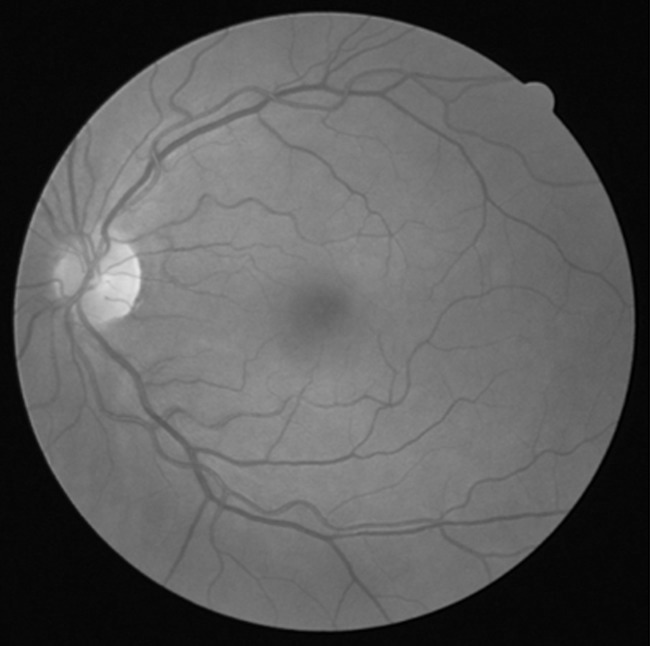
#> input picture tp4/assets/eyebw.jpg, 650 x 646 px
$ jupyter execute ex2.ipynb
#> lines starting #> are read from the running program, lines starting #| are printed output that depends on the picture
# ex2: Transformaciones

Buscamos resaltar las venas lo más posible

[cell 1]
import cv2
import numpy as np
import matplotlib.pyplot as plt

[cell 2]
def plot_image(img, title):
    plt.imshow(img)
    plt.axis('off')
    plt.title(title)
    plt.show()

[cell 3]
def plot_images(img1, title1, img2, title2):
    fig = plt.figure(figsize=(6, 7))

    fig.add_subplot(1, 2, 1)
    plt.imshow(img1)
    plt.axis('off')
    plt.title(title1)

    fig.add_subplot(1, 2, 2)
    plt.imshow(img2)
    plt.axis('off')
    plt.title(title2)

    plt.subplots_adjust(wspace=0.05, hspace=0)
    plt.show()

[cell 4]
image = cv2.imread('assets/eyebw.jpg')
#> image is the input picture: shape (646, 650, 3); min 0, max 229, mean 88.9
plot_image(image, "Original")

Vamos a aplicar distintas transformaciones vistas en clase

## Contrast Streching

[cell 5]
def contrast_stretch(image, lower_percent, upper_percent):
#> called with lower_percent = 5, upper_percent = 95
    lower_value = np.percentile(image, lower_percent)
#> lower_value = 6
    upper_value = np.percentile(image, upper_percent)
#> upper_value = 140
    value_range = upper_value - lower_value
#> value_range = 134
    stretched_image = (image - lower_value) * (255.0 / value_range)
    stretched_image[stretched_image < 0] = 0
#> stretched_image: shape (646, 650, 3) float64; min 0, max 424.4, mean 157.7
    stretched_image[stretched_image > 255] = 255
#> stretched_image: shape (646, 650, 3) float64; min 0, max 255, mean 156.4
    return stretched_image.astype(np.uint8)

[cell 6]
stretched_image = contrast_stretch(image, lower_percent=5, upper_percent=95)
plot_images(image, "Original", stretched_image, "Stretched - L 5% H 95%")
#> in plot_images, `plt.show()`:
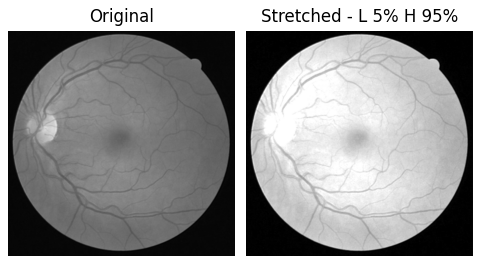
#> figure drawn by matplotlib, 2 panels

Si subimos el `lower_percent`:

[cell 7]
stretched_image = contrast_stretch(image, lower_percent=15, upper_percent=95)
#> call 2 of contrast_stretch, with lower_percent = 15, upper_percent = 95
#> in contrast_stretch (call 2), `lower_value = np.percentile(image, lower_percent)`: lower_value = 7
#> in contrast_stretch (call 2), `value_range = upper_value - lower_value`: value_range = 133
#> in contrast_stretch (call 2), `stretched_image[stretched_image < 0] = 0`: stretched_image: shape (646, 650, 3) float64; min 0, max 425.6, mean 157.1
#> in contrast_stretch (call 2), `stretched_image[stretched_image > 255] = 255`:
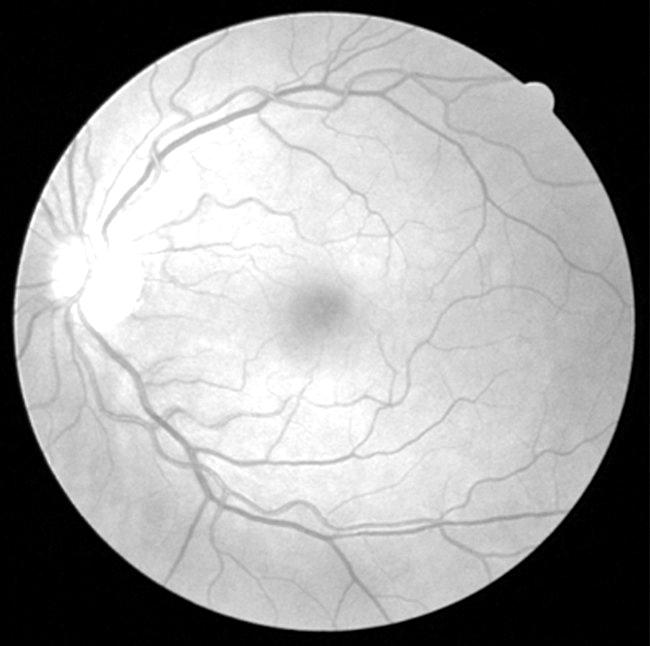
#> stretched_image: shape (646, 650, 3) float64; min 0, max 255, mean 155.8
plot_images(image, "Original", stretched_image, "Stretched - L 15% H 95%")
stretched_image2 = contrast_stretch(image, lower_percent=30, upper_percent=95)
#> call 3 of contrast_stretch, with lower_percent = 30, upper_percent = 95
#> in contrast_stretch (call 3), `lower_value = np.percentile(image, lower_percent)`: lower_value = 98
#> in contrast_stretch (call 3), `value_range = upper_value - lower_value`: value_range = 42
#> in contrast_stretch (call 3), `stretched_image[stretched_image > 255] = 255`:
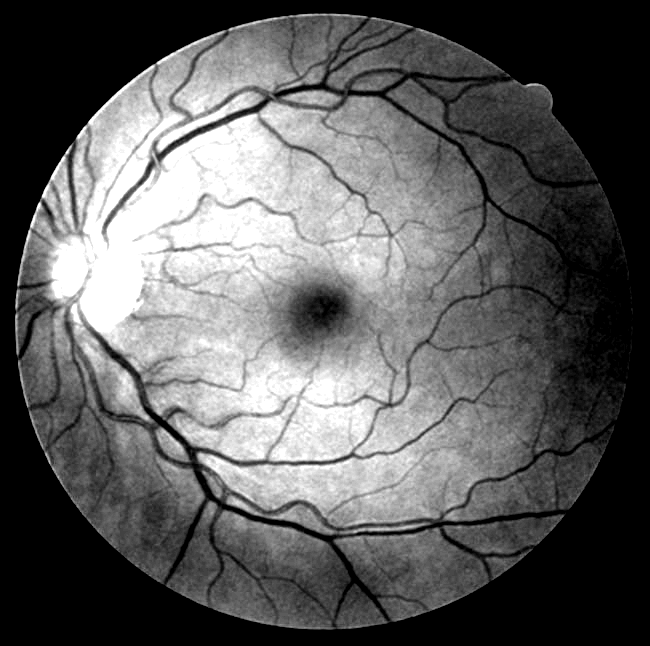
#> stretched_image: shape (646, 650, 3) float64; min 0, max 255, mean 94.1
stretched_image3 = contrast_stretch(image, lower_percent=45, upper_percent=95)
#> call 4 of contrast_stretch, with lower_percent = 45, upper_percent = 95
#> in contrast_stretch (call 4), `lower_value = np.percentile(image, lower_percent)`: lower_value = 109
#> in contrast_stretch (call 4), `value_range = upper_value - lower_value`: value_range = 31
#> in contrast_stretch (call 4), `stretched_image[stretched_image > 255] = 255`:
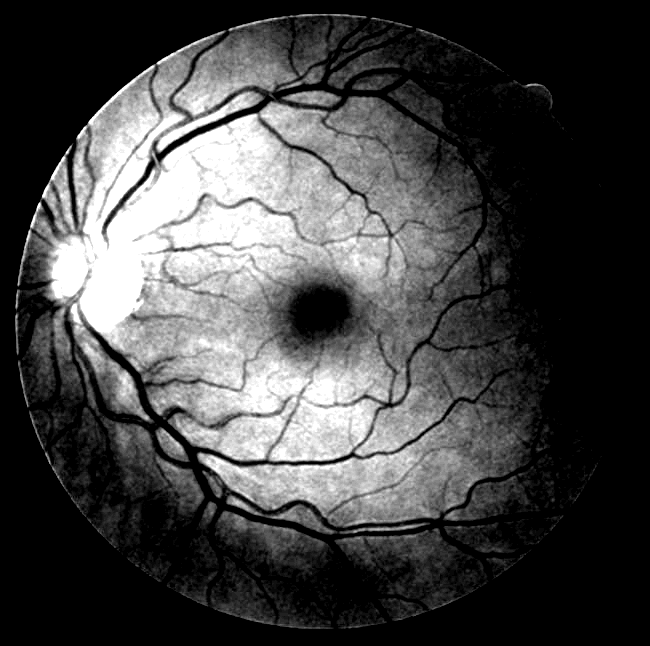
#> stretched_image: shape (646, 650, 3) float64; min 0, max 255, mean 69.3
plot_images(stretched_image2, "Stretched - L 30% H 95%", stretched_image3, "Stretched - L 45% H 95%")

Se ven mejor las diferencias con el `lower_percent` en 30%. Aplicar esta transformación implica mapear a 0 (negro) los pixeles oscuros que caigan en ese percentil, por lo que se podría estar perdiendo información (en particular en el sector derecho). Esto es más evidente si seguimos subiendo el valor, como en el caso del 45%. Si bajamos un poco nuevamente:

[cell 8]
stretched_image4 = contrast_stretch(image, lower_percent=28, upper_percent=95)
#> in contrast_stretch (call 5), `lower_value = np.percentile(image, lower_percent)`: lower_value = 64
#> in contrast_stretch (call 5), `value_range = upper_value - lower_value`: value_range = 76
#> in contrast_stretch (call 5), `stretched_image[stretched_image < 0] = 0`:
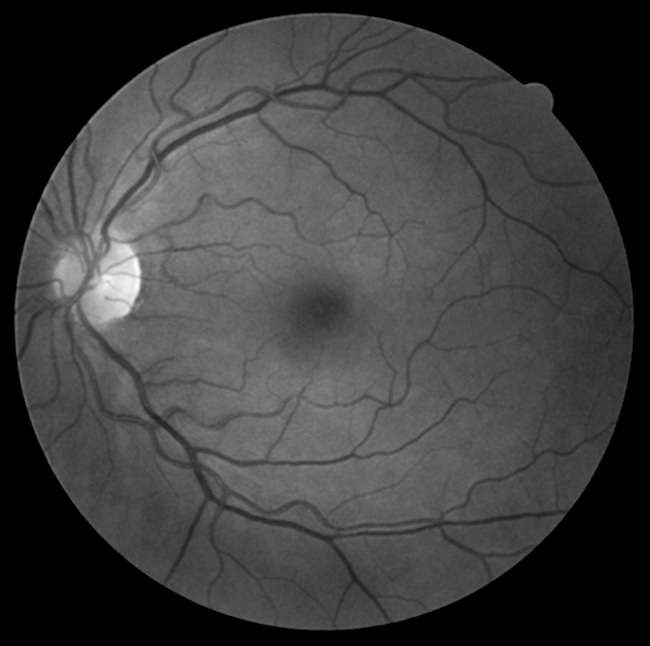
#> stretched_image: shape (646, 650, 3) float64; min 0, max 553.6, mean 136; drawn with min black and max white
stretched_image5 = contrast_stretch(image, lower_percent=29, upper_percent=95)
plot_images(stretched_image4, "Stretched - L 28% H 95%", stretched_image5, "Stretched - L 29% H 95%")

Podemos concluir que el mejor resultado se daría eliminando a los pixeles dentro del 28% más oscuro.

## Negativo

[cell 9]
def apply_negative(image):
    negative_image = 255 - image
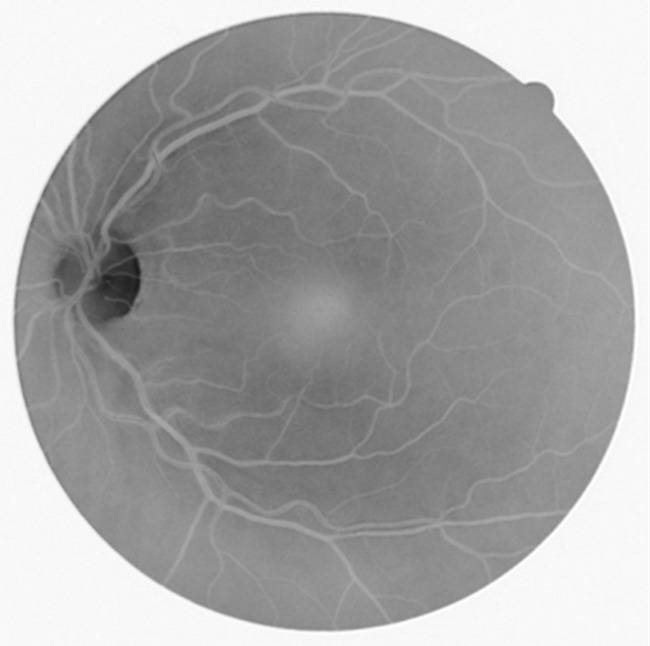
#> negative_image: shape (646, 650, 3); min 26, max 255, mean 166.1
    return negative_image

[cell 10]
negative_image = apply_negative(image)
plot_images(image, "Original", negative_image, "Negative")

Esta transformación hace que las áreas oscuras pasen a ser claras, y viceversa. Esto mantiene la diferencia entre los valores originales y no ayuda a resaltar lo que queremos. Al contrario, resalta las partes más blancas de la imagen.

## Transformación logarítmica

[cell 11]
def apply_logarithmic_transform(image):
    log_image = np.log10(1 + image / np.max(image))
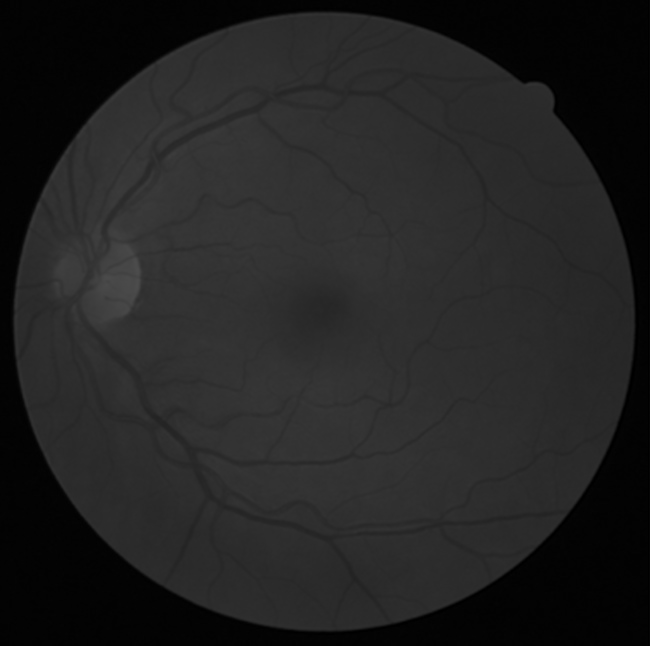
#> log_image: shape (646, 650, 3) float64; min 0, max 0.301, mean 0.136
    return log_image

[cell 12]
log_image = apply_logarithmic_transform(image)
plot_images(image, "Original", log_image, "Logarithmic Image")

Se expanden las intensidades de píxeles oscuros mientras se comprimen las intensidades mas altas, pero al tener tanto gris no se aprecia mucho.

## Transformación exponencial logarítmica

[cell 13]
def apply_logaritmic_exponential_transform(image):
    log_image = np.log(1 + image)
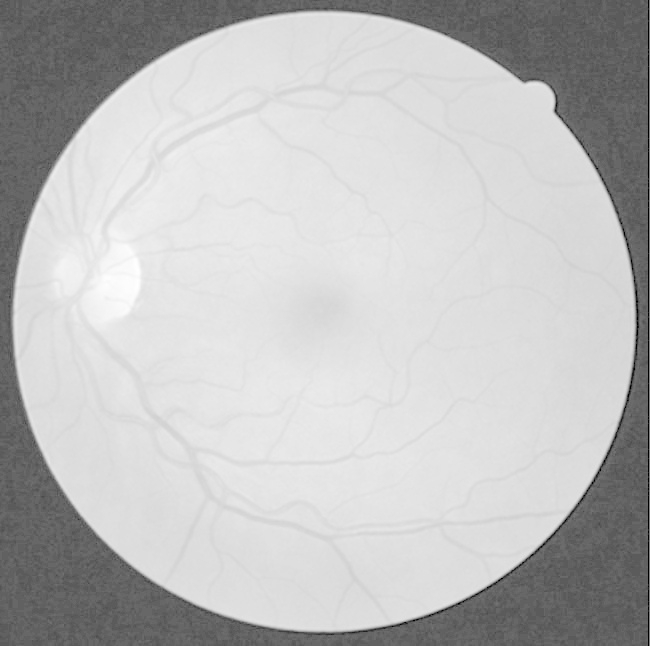
#> log_image: shape (646, 650, 3) float16; min 0, max 5.44, mean 4.04; drawn with min black and max white
    exponential_image = np.exp(log_image)
    return exponential_image.astype(np.uint8)

[cell 14]
transformed_image = apply_logaritmic_exponential_transform(image)
plot_images(image, "Original", transformed_image, "Imagen transformada")

Da un resultado mejor que aplicando solo logaritmo.

## Compresión de niveles de gris

[cell 15]
def compress_gray_levels(image, lower_threshold, upper_threshold):
#> called with lower_threshold = 50, upper_threshold = 200
    compressed_image = (image - lower_threshold) / (upper_threshold - lower_threshold) * 255
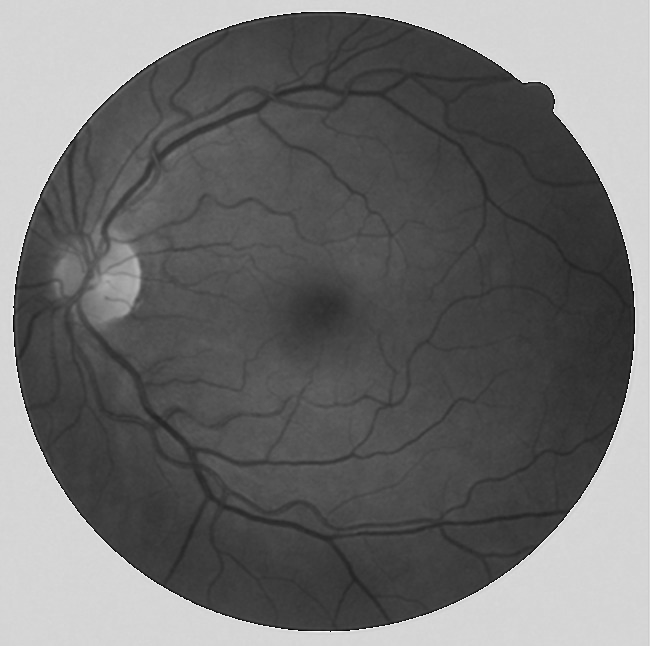
#> compressed_image: shape (646, 650, 3) float64; min 0, max 433.5, mean 187.1; drawn with min black and max white
    compressed_image = np.clip(compressed_image, 0, 255)
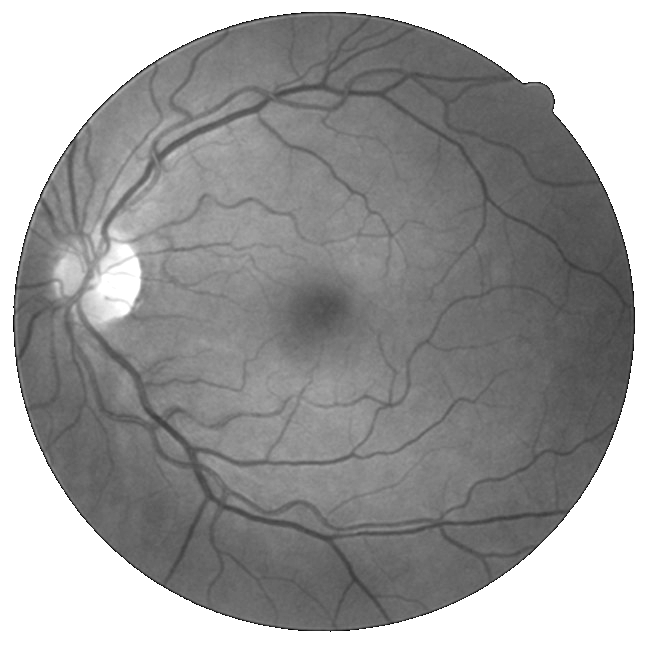
#> compressed_image: shape (646, 650, 3) float64; min 0, max 255, mean 156.9
    return compressed_image.astype(np.uint8)

[cell 16]
a = 50
b = 200
compressed_image = compress_gray_levels(image, a, b)
plot_images(image, "Original", compressed_image, "Imagen transformada")

## Contrast stretching

[cell 17]
def contrast_stretching(image):
    min_pixel = np.min(image)
#> min_pixel = 0
    max_pixel = np.max(image)
#> max_pixel = 229
    stretched_image = (image - min_pixel) * (255 / (max_pixel - min_pixel))
    stretched_image = np.clip(stretched_image, 0, 255)
    return stretched_image.astype(np.uint8)

[cell 18]
min_value = 0
max_value = 255
stretched_image = contrast_stretching(image)
plot_images(image, "Original", stretched_image, "Imagen transformada")

$ run again, with tp4/assets/bit-slicing.png saved as tp4/assets/eyebw.jpg
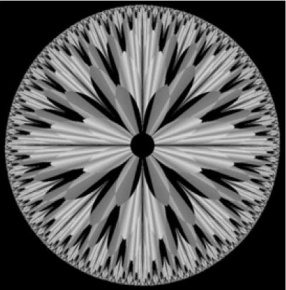
#> input picture tp4/assets/bit-slicing.png, 286 x 290 px
#> image is the input picture: shape (290, 286, 3); min 0, max 217, mean 89.5
#> lower_value = 0
#> upper_value = 193
#> lower_value = 95
#> value_range = 98
#> in contrast_stretch (call 4), `stretched_image[stretched_image > 255] = 255`:
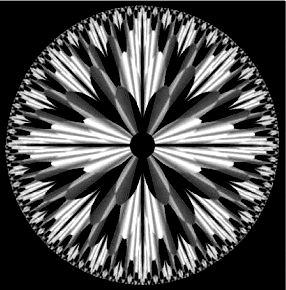
#> stretched_image: shape (290, 286, 3) float64; min 0, max 255, mean 76.4
#> in compress_gray_levels, `compressed_image = np.clip(compressed_image, 0, 255)`:
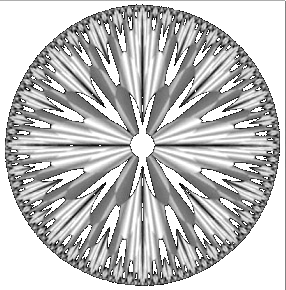
#> compressed_image: shape (290, 286, 3) float64; min 0, max 255, mean 191.1
#> min_pixel = 0
#> max_pixel = 217
